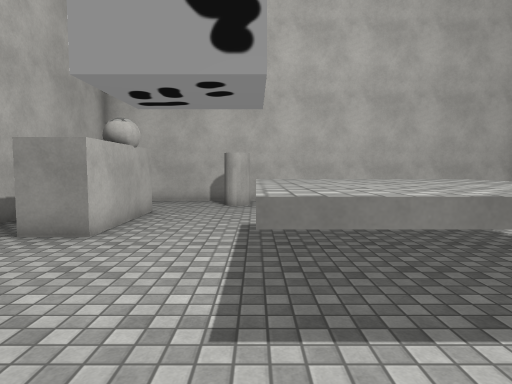
[1] (above)

16 first-person views from a walk through a 3-D level made in the Unity game engine. The camera is 1.4 m above the floor, tilts 4° down and sees 75° across. The floor is counted in squares, 1 m on a side. Each view is taken from the middle of a square. On the plan, view 1 faces up. The plan holds only what a view shows up to about 15 squares ahead; the rest is blank. The player character is not drawn. Some surface patterns are stand-ins.

[2]
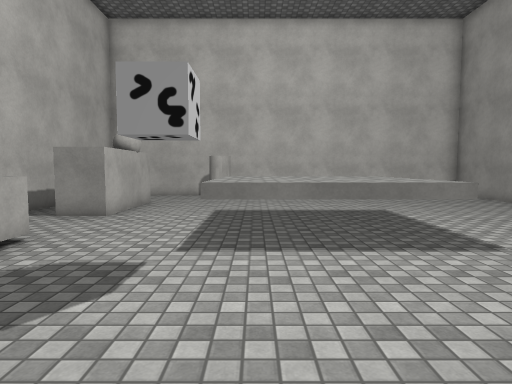

[3]
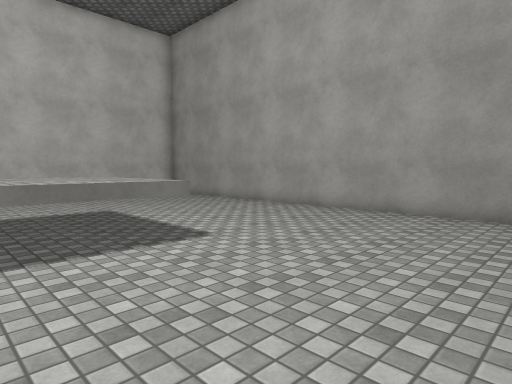

[4]
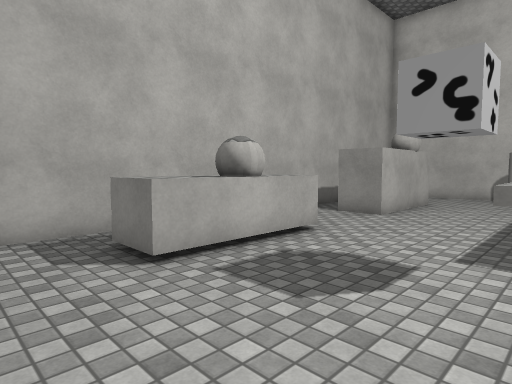

[5]
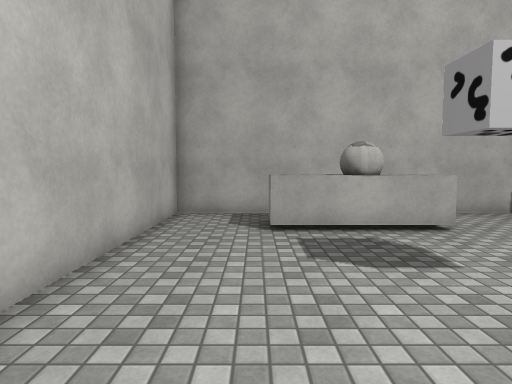

[6]
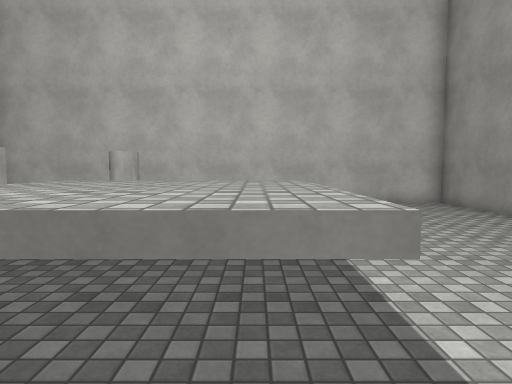

[7]
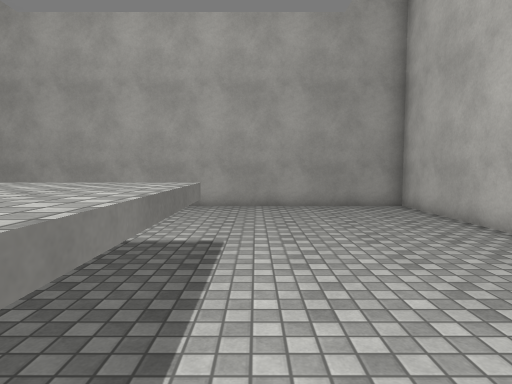

[8]
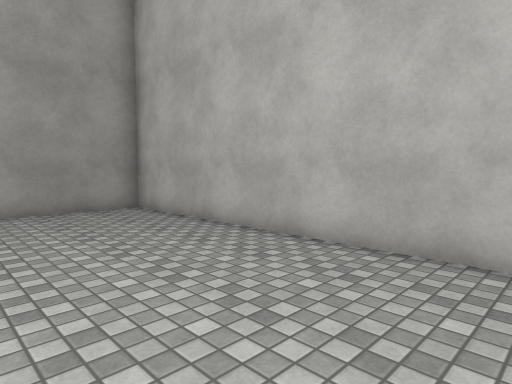

[9]
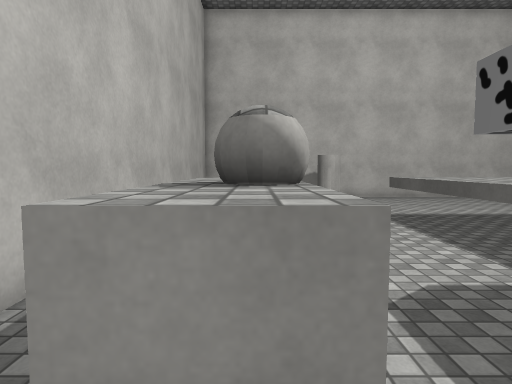

[10]
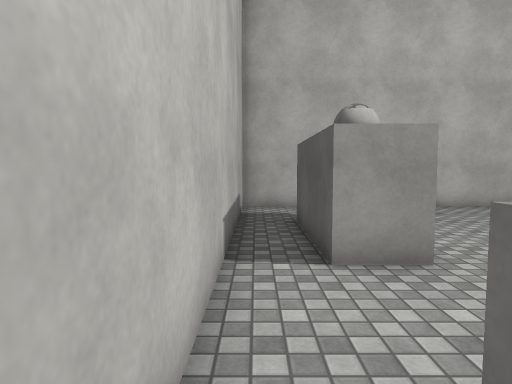

[11]
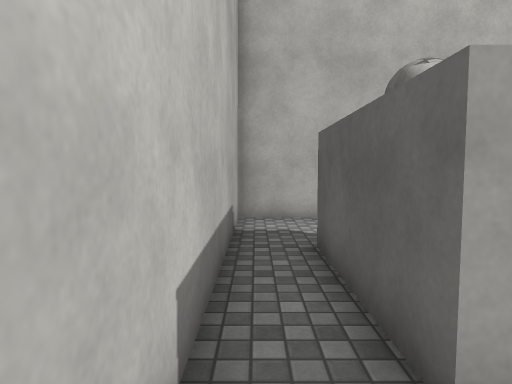

[12]
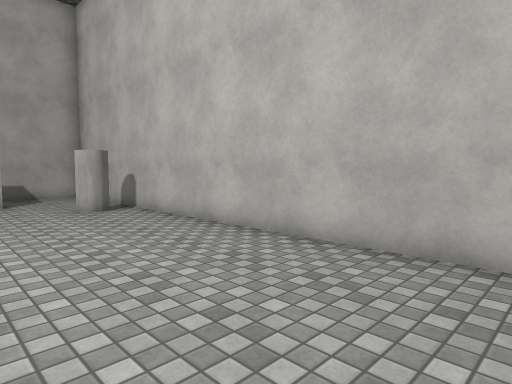

[13]
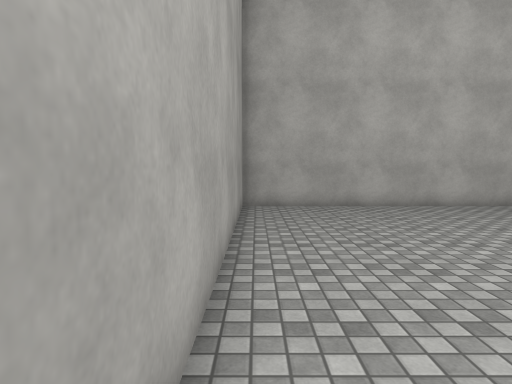

[14]
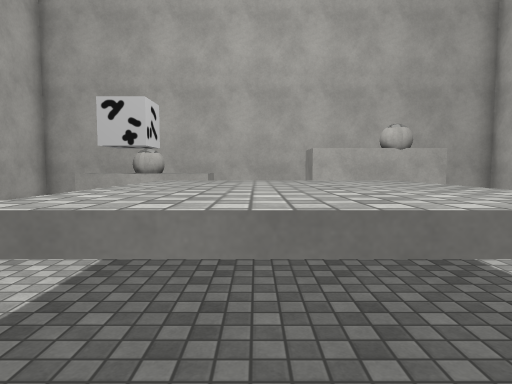

[15]
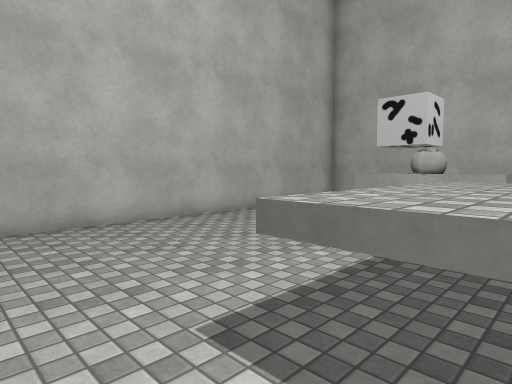

[16]
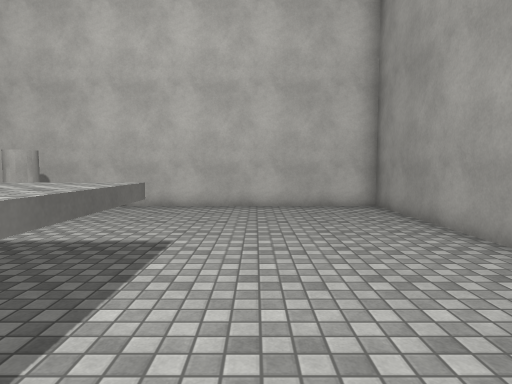

### Floor plan
Key: @ floor where view 1 was taken; # wall or solid block; . floor; ^ raised ledge; C cylinder; O other object.
Columns run from 7 left of view 1 to 12 right of it. Each row starts with its distance up from view 1.
 15 ####################
 14 #..................#
 13 #.....CC...........#
 12 #..................#
 11 #.##...............#
 10 #.##...............#
  9 #.##...............#
  8 #.##...^^^^^^......#
  7 #.##...^^^^^^......#
  6 #......^^^^^^......#
  5 #......^^^^^^......#
  4 #......^^^^^^......#
  3 # ^^...^^^^^^......#
  2 #.^O...............#
  1 #.^^...............#
  0 #.^^...@...........#
 -1 #..................#
 -2 #..................#
 -3 #..................#
 -4 ####################

Where each view was taken, in squares from view 1:
view 1: 0 up, 0 right, facing up
view 2: 3 down, 1 right, facing up
view 3: 3 down, 1 right, facing up-right
view 4: 3 down, 1 right, facing up-left
view 5: 1 down, 4 right, facing left
view 6: 1 up, 4 right, facing up
view 7: 2 up, 1 left, facing right
view 8: 2 up, 0 right, facing down-right
view 9: 2 down, 4 left, facing up
view 10: 2 up, 6 left, facing up
view 11: 5 up, 6 left, facing up
view 12: 9 up, 11 right, facing up-left
view 13: 9 up, 11 right, facing down
view 14: 5 up, 7 right, facing left
view 15: 5 up, 7 right, facing down-left
view 16: 2 up, 7 right, facing up
